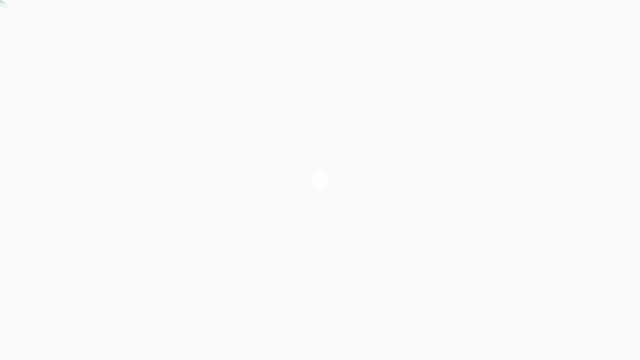
Frame 1 (no input)
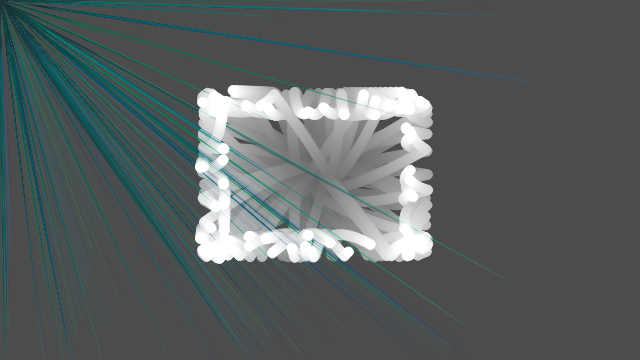
Frame 60 (no input)
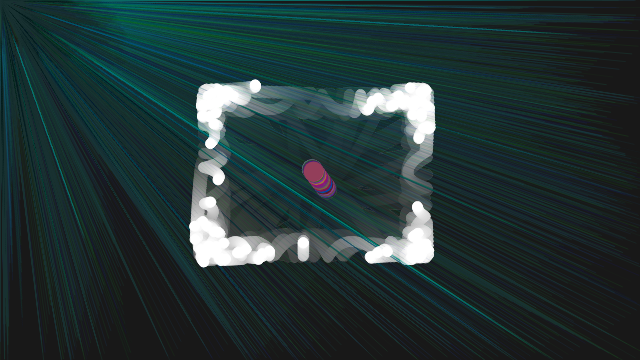
Frame 120 (the mouse pressed at the canvas centre since frame 60)

The p5.js sketch that drew these frames (run headless with seeded random() and noise() and a simulated clock; from frame 60 on, the mouse is pressed at the canvas centre):

// p5.js sketch
// ── sketch.js
let Light = [];
let Shape = [];
let Lump = [];
let Flare;



function setup() {
  createCanvas(640, 360);

  for (let i=0; i < 50; i++){
  Light[i] = new light();

    for (let i=0; i < 100; i++){
  Shape[i] = new shape();
  }
}
  // for (let i=0; i < 50; i++){
  // Lump[i] = new lump();
  // }
  Flare = new flare();
}
  function mousePressed(){
    let L = new lump(mouseX, mouseY);
    Lump.push(L)
  }
 function keyPressed(){
   if (key == ' '){
     Lump.splice(0, 1);
   }
 }



function draw() {
  background(20, 5);
  for (let i=0; i < Light.length; i++){
  Light[i].update();
  Light[i].display();
  Light[i].edges();
  }
  for (let i=0; i < Shape.length; i++){
  Shape[i].update();
  Shape[i].display();
  Shape[i].miniEdges();
  }
  for (let i=0; i < Lump.length; i++){
  Lump[i].update();
  Lump[i].display();
  Lump[i].lumpEdges();
  Lump[i].keyReleased();
  }
Flare.display();
//Flare.doubleClicked();
Flare.keyReleased();
}

// ── Light.js
class light{
  constructor(){
  this.pos = createVector(0, 0);
    this.vel = createVector(random(-10, 10), random(-10, 10));
    this.acc = createVector();
    //this.w = random(50, 100);
    this.topspeed = 10;
  }


  update(){
  //let mouse = createVector(mouseX, mouseY);
  //this.acc = p5.Vector.sub(mouse, this.pos);
  this.acc.setMag(10);
  this.vel.add(this.acc);
  this.vel.limit(this.topspeed);
  this.pos.add(this.vel);
  }

  display() {
  //noFill();
  stroke(0, random(0, 255), random(0, 255), 40);
  strokeWeight(0.5);
  line(this.pos.x, this.pos.y, this.pos.x*0.2, this.pos.y*0.2);
    }

  edges(){
    if ((this.pos.y > height) || (this.pos.y <0)) {
      this.vel.y = this.vel.y*-1;
    }
      if ((this.pos.x > width)|| (this.pos.x <0)) {
        this.vel.x = this.vel.x*-1;

    }
  }
}

// ── abstract.js
class abstract{
  constructor(){
  this.pos = createVector(random(width), random(height));
    this.vel = createVector(random(-10, 10), random(-10, 10));
    this.acc = createVector();
    this.w = random(50, 100);
    this.topspeed = 10;
  }


  update(){
  let mouse = createVector(mouseX, mouseY);
  this.acc = p5.Vector.sub(mouse, this.pos);
  this.acc.setMag(0.5);
  this.vel.add(this.acc);
  this.vel.limit(this.topspeed);
  this.pos.add(this.vel);
  }

  display() {
  noFill();
  stroke(120, 50);
  strokeWeight(1);
  ellipse(this.pos.x, this.pos.y, this.w, this.w);
    }

  edges(){
    if ((this.pos.y > height) || (this.pos.y <0)) {
      this.vel.y = this.vel.y*-1;
    }
      if ((this.pos.x > width)|| (this.pos.x <0)) {
        this.vel.x = this.vel.x*-1;

    }
  }
}

// ── flare.js
class flare{
  constructor(){
    this.pos = createVector(-5, -5);
    this.w =10;
  }


display(){
  fill(200, 50);
  strokeWeight(5);
  erase(40, 150);
  ellipse(this.pos.x, this.pos.y, this.w);
  noErase();
}

// doubleClicked(){
//   this.w = this.w*1.2;
//   filter(BLUR, 1);
//
// if (this.w > 200){
//   this.w = this.w*-1.2;

  // fill(0);
  // erase(0, 0);
  // noErase();
  // filter(BLUR, 0);
//}

keyReleased(){
  if(key == '0'){
    this.w = this.w*1.2;
    filter(BLUR, 1);

  if (this.w > 200){
    this.w = this.w*-1.2;

}
}
}
}

// ── lump.js
class lump{
  constructor(){
  this.pos = createVector(width/2, height/2);
  this.vel = createVector(random(-3, 3), random(-3, 3));
  this.acc = createVector();
  this.topspeed = 5;
  this.w = 20;
  }

  update(){
  let mouse = createVector(mouseX, mouseY);
    this.acc = p5.Vector.sub(mouse, this.pos);
    this.acc.setMag(0.2);
  this.vel.add(this.acc);
  this.vel.limit(this.topspeed);
  this.pos.add(this.vel);

  }

  display(){
  fill(random(0,250), random(0, 150), random(0, 250));
  ellipse(this.pos.x, this.pos.y, this.w);
  }
  lumpEdges(){
    noFill();
    noStroke();
    //strokeWeight(2);
    rect(210, 100, 220, 160);
    if ((this.pos.y > 255) || (this.pos.y <95)) {
      this.vel.y = this.vel.y*-1;
    }
      if ((this.pos.x > 425)|| (this.pos.x <205)) {
        this.vel.x = this.vel.x*-1;
  }
}
keyReleased(){
  if(key == '1') this.w = random(-5, 5);
  if(key == '2') this.w = random(5, 10);
  if(key == '3') this.w = random(10, 20);
}
}

// ── shape.js
class shape{
  constructor(){
  this.pos = createVector(width/2, height/2);
    this.vel = createVector(random(-2, 2), random(-2, 2));
    this.acc = createVector(random(-0.01, 0.01),random(-0.01, 0.01));
    this.w = 10;
    this.topspeed = 3;
  }
  
  update(){
  this.acc.setMag(0.2);
  this.vel.add(this.acc);
  this.vel.limit(this.topspeed);
  this.pos.add(this.vel);
  //this.acc.set(0, 0);
  }
  
  display() {
  fill(255);
  stroke(255);
  strokeWeight(1);
  ellipse(this.pos.x, this.pos.y, this.w, this.w);
    }
  
    miniEdges(){
    noFill();
    noStroke();
    //strokeWeight(2);
    rect(210, 100, 220, 160);
    if ((this.pos.y > 255) || (this.pos.y <95)) {
      this.vel.y = this.vel.y*-1;
    }
      if ((this.pos.x > 425)|| (this.pos.x <205)) {
        this.vel.x = this.vel.x*-1;
  }
}
}
